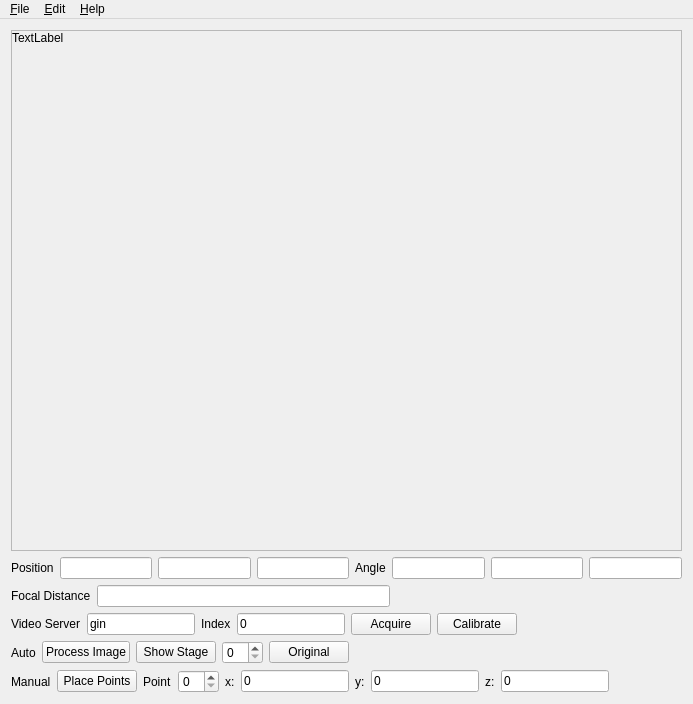
<ui version="4.0" >
 <author></author>
 <comment></comment>
 <exportmacro></exportmacro>
 <class>CalibApp</class>
 <widget class="QMainWindow" name="CalibApp" >
  <property name="geometry" >
   <rect>
    <x>0</x>
    <y>0</y>
    <width>693</width>
    <height>704</height>
   </rect>
  </property>
  <property name="windowTitle" >
   <string>Camera Calibration</string>
  </property>
  <widget class="QWidget" name="widget" >
   <layout class="QVBoxLayout" >
    <property name="margin" >
     <number>11</number>
    </property>
    <property name="spacing" >
     <number>6</number>
    </property>
    <item>
     <widget class="QScrollArea" name="ImageFrame" >
      <property name="sizePolicy" >
       <sizepolicy>
        <hsizetype>13</hsizetype>
        <vsizetype>13</vsizetype>
        <horstretch>0</horstretch>
        <verstretch>0</verstretch>
       </sizepolicy>
      </property>
      <property name="frameShape" >
       <enum>QFrame::StyledPanel</enum>
      </property>
      <property name="frameShadow" >
       <enum>QFrame::Sunken</enum>
      </property>
      <layout class="QGridLayout" >
       <property name="margin" >
        <number>0</number>
       </property>
       <property name="spacing" >
        <number>0</number>
       </property>
       <item row="0" column="0" >
        <widget class="PixmapWidget" name="outputImage" >
         <property name="text" >
          <string>TextLabel</string>
         </property>
        </widget>
       </item>
      </layout>
     </widget>
    </item>
    <item>
     <layout class="QHBoxLayout" >
      <property name="margin" >
       <number>0</number>
      </property>
      <property name="spacing" >
       <number>6</number>
      </property>
      <item>
       <widget class="QLabel" name="textLabel1" >
        <property name="text" >
         <string>Position</string>
        </property>
       </widget>
      </item>
      <item>
       <widget class="QLineEdit" name="posX" >
        <property name="enabled" >
         <bool>true</bool>
        </property>
       </widget>
      </item>
      <item>
       <widget class="QLineEdit" name="posY" >
        <property name="enabled" >
         <bool>true</bool>
        </property>
       </widget>
      </item>
      <item>
       <widget class="QLineEdit" name="posZ" >
        <property name="enabled" >
         <bool>true</bool>
        </property>
       </widget>
      </item>
      <item>
       <widget class="QLabel" name="textLabel1_2" >
        <property name="text" >
         <string>Angle</string>
        </property>
       </widget>
      </item>
      <item>
       <widget class="QLineEdit" name="rotX" >
        <property name="enabled" >
         <bool>true</bool>
        </property>
       </widget>
      </item>
      <item>
       <widget class="QLineEdit" name="rotY" >
        <property name="enabled" >
         <bool>true</bool>
        </property>
       </widget>
      </item>
      <item>
       <widget class="QLineEdit" name="rotZ" >
        <property name="enabled" >
         <bool>true</bool>
        </property>
       </widget>
      </item>
     </layout>
    </item>
    <item>
     <layout class="QHBoxLayout" >
      <property name="margin" >
       <number>0</number>
      </property>
      <property name="spacing" >
       <number>6</number>
      </property>
      <item>
       <widget class="QLabel" name="textLabel1_3" >
        <property name="text" >
         <string>Focal Distance</string>
        </property>
       </widget>
      </item>
      <item>
       <widget class="QLineEdit" name="FocalDistance" >
        <property name="enabled" >
         <bool>true</bool>
        </property>
       </widget>
      </item>
      <item>
       <spacer>
        <property name="orientation" >
         <enum>Qt::Horizontal</enum>
        </property>
        <property name="sizeType" >
         <enum>QSizePolicy::Expanding</enum>
        </property>
        <property name="sizeHint" >
         <size>
          <width>106</width>
          <height>20</height>
         </size>
        </property>
       </spacer>
      </item>
     </layout>
    </item>
    <item>
     <layout class="QHBoxLayout" >
      <property name="margin" >
       <number>0</number>
      </property>
      <property name="spacing" >
       <number>6</number>
      </property>
      <item>
       <widget class="QLabel" name="VideoServerLabel" >
        <property name="text" >
         <string>Video Server</string>
        </property>
       </widget>
      </item>
      <item>
       <widget class="QLineEdit" name="VideoServer" >
        <property name="sizePolicy" >
         <sizepolicy>
          <hsizetype>5</hsizetype>
          <vsizetype>0</vsizetype>
          <horstretch>0</horstretch>
          <verstretch>0</verstretch>
         </sizepolicy>
        </property>
        <property name="text" >
         <string>gin</string>
        </property>
       </widget>
      </item>
      <item>
       <widget class="QLabel" name="IndexLabel" >
        <property name="text" >
         <string>Index</string>
        </property>
       </widget>
      </item>
      <item>
       <widget class="QLineEdit" name="cameraIndex" >
        <property name="sizePolicy" >
         <sizepolicy>
          <hsizetype>5</hsizetype>
          <vsizetype>0</vsizetype>
          <horstretch>0</horstretch>
          <verstretch>0</verstretch>
         </sizepolicy>
        </property>
        <property name="text" >
         <string>0</string>
        </property>
       </widget>
      </item>
      <item>
       <widget class="QPushButton" name="AcquireButton" >
        <property name="text" >
         <string>Acquire</string>
        </property>
        <property name="checkable" >
         <bool>true</bool>
        </property>
       </widget>
      </item>
      <item>
       <widget class="QPushButton" name="Calibrate" >
        <property name="text" >
         <string>Calibrate</string>
        </property>
       </widget>
      </item>
      <item>
       <spacer>
        <property name="orientation" >
         <enum>Qt::Horizontal</enum>
        </property>
        <property name="sizeType" >
         <enum>QSizePolicy::Expanding</enum>
        </property>
        <property name="sizeHint" >
         <size>
          <width>20</width>
          <height>20</height>
         </size>
        </property>
       </spacer>
      </item>
     </layout>
    </item>
    <item>
     <layout class="QHBoxLayout" >
      <property name="margin" >
       <number>0</number>
      </property>
      <property name="spacing" >
       <number>6</number>
      </property>
      <item>
       <widget class="QLabel" name="AutoLabel" >
        <property name="text" >
         <string>Auto</string>
        </property>
       </widget>
      </item>
      <item>
       <widget class="QPushButton" name="ProcessButton" >
        <property name="text" >
         <string>Process Image</string>
        </property>
       </widget>
      </item>
      <item>
       <widget class="QPushButton" name="StageButton" >
        <property name="text" >
         <string>Show Stage</string>
        </property>
       </widget>
      </item>
      <item>
       <widget class="QSpinBox" name="StageBox" />
      </item>
      <item>
       <widget class="QPushButton" name="OriginalButton" >
        <property name="text" >
         <string>Original</string>
        </property>
       </widget>
      </item>
      <item>
       <spacer>
        <property name="orientation" >
         <enum>Qt::Horizontal</enum>
        </property>
        <property name="sizeType" >
         <enum>QSizePolicy::Expanding</enum>
        </property>
        <property name="sizeHint" >
         <size>
          <width>20</width>
          <height>20</height>
         </size>
        </property>
       </spacer>
      </item>
     </layout>
    </item>
    <item>
     <layout class="QHBoxLayout" >
      <property name="margin" >
       <number>0</number>
      </property>
      <property name="spacing" >
       <number>6</number>
      </property>
      <item>
       <widget class="QLabel" name="ManualLabel" >
        <property name="text" >
         <string>Manual</string>
        </property>
       </widget>
      </item>
      <item>
       <widget class="QPushButton" name="PlaceButton" >
        <property name="text" >
         <string>Place Points</string>
        </property>
        <property name="checkable" >
         <bool>true</bool>
        </property>
       </widget>
      </item>
      <item>
       <widget class="QLabel" name="PointLabel" >
        <property name="text" >
         <string>Point</string>
        </property>
       </widget>
      </item>
      <item>
       <widget class="QSpinBox" name="PointBox" >
        <property name="minimum" >
         <number>0</number>
        </property>
        <property name="maximum" >
         <number>26</number>
        </property>
       </widget>
      </item>
      <item>
       <widget class="QLabel" name="PointXLabel" >
        <property name="text" >
         <string>x:</string>
        </property>
       </widget>
      </item>
      <item>
       <widget class="QLineEdit" name="PointX" >
        <property name="sizePolicy" >
         <sizepolicy>
          <hsizetype>5</hsizetype>
          <vsizetype>0</vsizetype>
          <horstretch>0</horstretch>
          <verstretch>0</verstretch>
         </sizepolicy>
        </property>
        <property name="readOnly" >
         <bool>true</bool>
        </property>
        <property name="text" >
         <string>0</string>
        </property>
       </widget>
      </item>
      <item>
       <widget class="QLabel" name="PointYLabel" >
        <property name="text" >
         <string>y:</string>
        </property>
       </widget>
      </item>
      <item>
       <widget class="QLineEdit" name="PointY" >
        <property name="sizePolicy" >
         <sizepolicy>
          <hsizetype>5</hsizetype>
          <vsizetype>0</vsizetype>
          <horstretch>0</horstretch>
          <verstretch>0</verstretch>
         </sizepolicy>
        </property>
        <property name="readOnly" >
         <bool>true</bool>
        </property>
        <property name="text" >
         <string>0</string>
        </property>
       </widget>
      </item>
      <item>
       <widget class="QLabel" name="PointZLabel" >
        <property name="text" >
         <string>z:</string>
        </property>
       </widget>
      </item>
      <item>
       <widget class="QLineEdit" name="PointZ" >
        <property name="sizePolicy" >
         <sizepolicy>
          <hsizetype>5</hsizetype>
          <vsizetype>0</vsizetype>
          <horstretch>0</horstretch>
          <verstretch>0</verstretch>
         </sizepolicy>
        </property>
        <property name="readOnly" >
         <bool>true</bool>
        </property>
        <property name="text" >
         <string>0</string>
        </property>
       </widget>
      </item>
      <item>
       <spacer>
        <property name="orientation" >
         <enum>Qt::Horizontal</enum>
        </property>
        <property name="sizeType" >
         <enum>QSizePolicy::Expanding</enum>
        </property>
        <property name="sizeHint" >
         <size>
          <width>20</width>
          <height>20</height>
         </size>
        </property>
       </spacer>
      </item>
     </layout>
    </item>
   </layout>
  </widget>
  <widget class="QMenuBar" name="MenuBar" >
   <property name="geometry" >
    <rect>
     <x>0</x>
     <y>0</y>
     <width>693</width>
     <height>28</height>
    </rect>
   </property>
   <widget class="QMenu" name="editMenu" >
    <property name="title" >
     <string>&amp;Edit</string>
    </property>
    <addaction name="editUndoAction" />
    <addaction name="editRedoAction" />
    <addaction name="separator" />
    <addaction name="editCutAction" />
    <addaction name="editCopyAction" />
    <addaction name="editPasteAction" />
    <addaction name="separator" />
    <addaction name="editFindAction" />
   </widget>
   <widget class="QMenu" name="helpMenu" >
    <property name="title" >
     <string>&amp;Help</string>
    </property>
    <addaction name="helpContentsAction" />
    <addaction name="helpIndexAction" />
    <addaction name="separator" />
    <addaction name="helpAboutAction" />
   </widget>
   <widget class="QMenu" name="fileMenu" >
    <property name="title" >
     <string>&amp;File</string>
    </property>
    <addaction name="fileOpenAction" />
    <addaction name="fileLoad_3D_PointsAction" />
    <addaction name="fileLoad_2D_PointsAction" />
    <addaction name="fileSave_2D_PointsAction" />
    <addaction name="fileSaveAction" />
    <addaction name="fileSaveAsAction" />
    <addaction name="separator" />
    <addaction name="fileExitAction" />
   </widget>
   <addaction name="fileMenu" />
   <addaction name="editMenu" />
   <addaction name="helpMenu" />
  </widget>
  <action name="fileNewAction" >
   <property name="icon" >
    <iconset>image0</iconset>
   </property>
   <property name="text" >
    <string>&amp;New</string>
   </property>
   <property name="iconText" >
    <string>New</string>
   </property>
   <property name="shortcut" >
    <string>Ctrl+N</string>
   </property>
  </action>
  <action name="fileOpenAction" >
   <property name="icon" >
    <iconset>image1</iconset>
   </property>
   <property name="text" >
    <string>&amp;Open Image...</string>
   </property>
   <property name="iconText" >
    <string>Open</string>
   </property>
   <property name="shortcut" >
    <string>Ctrl+O</string>
   </property>
  </action>
  <action name="fileSaveAction" >
   <property name="icon" >
    <iconset>image2</iconset>
   </property>
   <property name="text" >
    <string>&amp;Save</string>
   </property>
   <property name="iconText" >
    <string>Save</string>
   </property>
   <property name="shortcut" >
    <string>Ctrl+S</string>
   </property>
  </action>
  <action name="fileSaveAsAction" >
   <property name="icon" >
    <iconset>image3</iconset>
   </property>
   <property name="text" >
    <string>Save &amp;As...</string>
   </property>
   <property name="iconText" >
    <string>Save As</string>
   </property>
   <property name="shortcut" >
    <string/>
   </property>
  </action>
  <action name="filePrintAction" >
   <property name="icon" >
    <iconset>image4</iconset>
   </property>
   <property name="text" >
    <string>&amp;Print...</string>
   </property>
   <property name="iconText" >
    <string>Print</string>
   </property>
   <property name="shortcut" >
    <string>Ctrl+P</string>
   </property>
  </action>
  <action name="fileExitAction" >
   <property name="text" >
    <string>E&amp;xit</string>
   </property>
   <property name="iconText" >
    <string>Exit</string>
   </property>
   <property name="shortcut" >
    <string/>
   </property>
  </action>
  <action name="editUndoAction" >
   <property name="icon" >
    <iconset>image5</iconset>
   </property>
   <property name="text" >
    <string>&amp;Undo</string>
   </property>
   <property name="iconText" >
    <string>Undo</string>
   </property>
   <property name="shortcut" >
    <string>Ctrl+Z</string>
   </property>
  </action>
  <action name="editRedoAction" >
   <property name="icon" >
    <iconset>image6</iconset>
   </property>
   <property name="text" >
    <string>&amp;Redo</string>
   </property>
   <property name="iconText" >
    <string>Redo</string>
   </property>
   <property name="shortcut" >
    <string>Ctrl+Y</string>
   </property>
  </action>
  <action name="editCutAction" >
   <property name="icon" >
    <iconset>image7</iconset>
   </property>
   <property name="text" >
    <string>&amp;Cut</string>
   </property>
   <property name="iconText" >
    <string>Cut</string>
   </property>
   <property name="shortcut" >
    <string>Ctrl+X</string>
   </property>
  </action>
  <action name="editCopyAction" >
   <property name="icon" >
    <iconset>image8</iconset>
   </property>
   <property name="text" >
    <string>C&amp;opy</string>
   </property>
   <property name="iconText" >
    <string>Copy</string>
   </property>
   <property name="shortcut" >
    <string>Ctrl+C</string>
   </property>
  </action>
  <action name="editPasteAction" >
   <property name="icon" >
    <iconset>image9</iconset>
   </property>
   <property name="text" >
    <string>&amp;Paste</string>
   </property>
   <property name="iconText" >
    <string>Paste</string>
   </property>
   <property name="shortcut" >
    <string>Ctrl+V</string>
   </property>
  </action>
  <action name="editFindAction" >
   <property name="icon" >
    <iconset>image10</iconset>
   </property>
   <property name="text" >
    <string>&amp;Find...</string>
   </property>
   <property name="iconText" >
    <string>Find</string>
   </property>
   <property name="shortcut" >
    <string>Ctrl+F</string>
   </property>
  </action>
  <action name="helpContentsAction" >
   <property name="text" >
    <string>&amp;Contents...</string>
   </property>
   <property name="iconText" >
    <string>Contents</string>
   </property>
   <property name="shortcut" >
    <string/>
   </property>
  </action>
  <action name="helpIndexAction" >
   <property name="text" >
    <string>&amp;Index...</string>
   </property>
   <property name="iconText" >
    <string>Index</string>
   </property>
   <property name="shortcut" >
    <string/>
   </property>
  </action>
  <action name="helpAboutAction" >
   <property name="text" >
    <string>&amp;About</string>
   </property>
   <property name="iconText" >
    <string>About</string>
   </property>
   <property name="shortcut" >
    <string/>
   </property>
  </action>
  <action name="fileLoad_3D_PointsAction" >
   <property name="text" >
    <string>Load &amp;3D Points...</string>
   </property>
   <property name="iconText" >
    <string>Load 3D Points</string>
   </property>
  </action>
  <action name="fileLoad_2D_PointsAction" >
   <property name="text" >
    <string>Load &amp;2D Points...</string>
   </property>
   <property name="iconText" >
    <string>Load 2D Points</string>
   </property>
  </action>
  <action name="fileSave_2D_PointsAction" >
   <property name="text" >
    <string>Save &amp;2D Points...</string>
   </property>
   <property name="iconText" >
    <string>Save 2D Points</string>
   </property>
  </action>
 </widget>
 <layoutdefault spacing="6" margin="11" />
 <pixmapfunction></pixmapfunction>
 <customwidgets>
  <customwidget>
   <class>QScrollArea</class>
   <extends>QFrame</extends>
   <header>QScrollArea</header>
   <container>0</container>
   <pixmap></pixmap>
  </customwidget>
  <customwidget>
   <class>PixmapWidget</class>
   <extends>QLabel</extends>
   <header>PixmapWidget.h</header>
   <container>0</container>
   <pixmap></pixmap>
  </customwidget>
 </customwidgets>
 <resources/>
 <connections/>
</ui>
